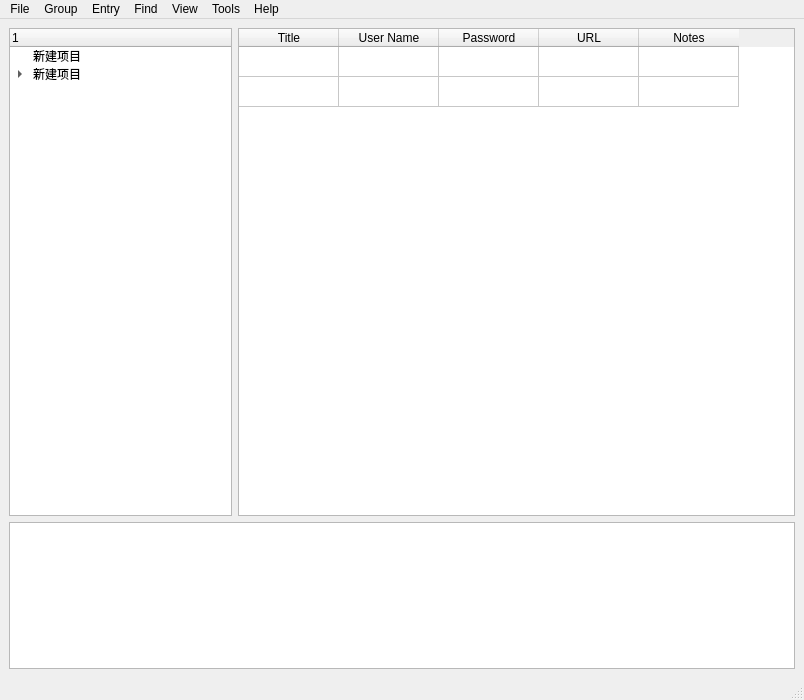
<?xml version="1.0" encoding="UTF-8"?>
<ui version="4.0">
 <class>MainWindow</class>
 <widget class="QMainWindow" name="MainWindow">
  <property name="geometry">
   <rect>
    <x>0</x>
    <y>0</y>
    <width>804</width>
    <height>700</height>
   </rect>
  </property>
  <property name="windowTitle">
   <string>MainWindow</string>
  </property>
  <widget class="QWidget" name="centralwidget">
   <layout class="QHBoxLayout" name="horizontalLayout_3">
    <property name="spacing">
     <number>6</number>
    </property>
    <property name="leftMargin">
     <number>9</number>
    </property>
    <property name="topMargin">
     <number>9</number>
    </property>
    <property name="rightMargin">
     <number>9</number>
    </property>
    <property name="bottomMargin">
     <number>9</number>
    </property>
    <item>
     <layout class="QVBoxLayout" name="verticalLayout" stretch="10,3">
      <item>
       <layout class="QHBoxLayout" name="horizontalLayout_2" stretch="4,10">
        <item>
         <widget class="QTreeWidget" name="treeWidget">
          <property name="columnCount">
           <number>1</number>
          </property>
          <column>
           <property name="text">
            <string/>
           </property>
          </column>
          <item>
           <property name="text">
            <string>新建项目</string>
           </property>
          </item>
          <item>
           <property name="text">
            <string>新建项目</string>
           </property>
           <item>
            <property name="text">
             <string>新建子项目</string>
            </property>
            <item>
             <property name="text">
              <string>新建子项目</string>
             </property>
            </item>
           </item>
          </item>
         </widget>
        </item>
        <item>
         <widget class="QTableWidget" name="tableWidget">
          <attribute name="horizontalHeaderVisible">
           <bool>true</bool>
          </attribute>
          <attribute name="horizontalHeaderHighlightSections">
           <bool>true</bool>
          </attribute>
          <attribute name="horizontalHeaderShowSortIndicator" stdset="0">
           <bool>false</bool>
          </attribute>
          <attribute name="horizontalHeaderStretchLastSection">
           <bool>false</bool>
          </attribute>
          <attribute name="verticalHeaderVisible">
           <bool>false</bool>
          </attribute>
          <row>
           <property name="text">
            <string>新建行</string>
           </property>
          </row>
          <row>
           <property name="text">
            <string>新建行</string>
           </property>
          </row>
          <column>
           <property name="text">
            <string>Title</string>
           </property>
          </column>
          <column>
           <property name="text">
            <string>User Name</string>
           </property>
          </column>
          <column>
           <property name="text">
            <string>Password</string>
           </property>
          </column>
          <column>
           <property name="text">
            <string>URL</string>
           </property>
          </column>
          <column>
           <property name="text">
            <string>Notes</string>
           </property>
          </column>
         </widget>
        </item>
       </layout>
      </item>
      <item>
       <widget class="QTextBrowser" name="textBrowser"/>
      </item>
     </layout>
    </item>
   </layout>
  </widget>
  <widget class="QMenuBar" name="menubar">
   <property name="geometry">
    <rect>
     <x>0</x>
     <y>0</y>
     <width>804</width>
     <height>26</height>
    </rect>
   </property>
   <widget class="QMenu" name="menuFile">
    <property name="title">
     <string>File</string>
    </property>
    <addaction name="actionNew"/>
    <addaction name="actionOpen"/>
   </widget>
   <widget class="QMenu" name="menuGroup">
    <property name="title">
     <string>Group</string>
    </property>
    <addaction name="actionAdd_Group"/>
    <addaction name="actionEdit_Group"/>
   </widget>
   <widget class="QMenu" name="menuEntry">
    <property name="title">
     <string>Entry</string>
    </property>
   </widget>
   <widget class="QMenu" name="menuFind">
    <property name="title">
     <string>Find</string>
    </property>
   </widget>
   <widget class="QMenu" name="menuView">
    <property name="title">
     <string>View</string>
    </property>
   </widget>
   <widget class="QMenu" name="menuTools">
    <property name="title">
     <string>Tools</string>
    </property>
   </widget>
   <widget class="QMenu" name="menuHelp">
    <property name="title">
     <string>Help</string>
    </property>
   </widget>
   <addaction name="menuFile"/>
   <addaction name="menuGroup"/>
   <addaction name="menuEntry"/>
   <addaction name="menuFind"/>
   <addaction name="menuView"/>
   <addaction name="menuTools"/>
   <addaction name="menuHelp"/>
  </widget>
  <widget class="QStatusBar" name="statusbar"/>
  <action name="actionNew">
   <property name="text">
    <string>New</string>
   </property>
  </action>
  <action name="actionOpen">
   <property name="text">
    <string>Open</string>
   </property>
  </action>
  <action name="actionAdd_Group">
   <property name="text">
    <string>Add Group</string>
   </property>
  </action>
  <action name="actionEdit_Group">
   <property name="text">
    <string>Edit Group</string>
   </property>
  </action>
 </widget>
 <resources/>
 <connections/>
</ui>
